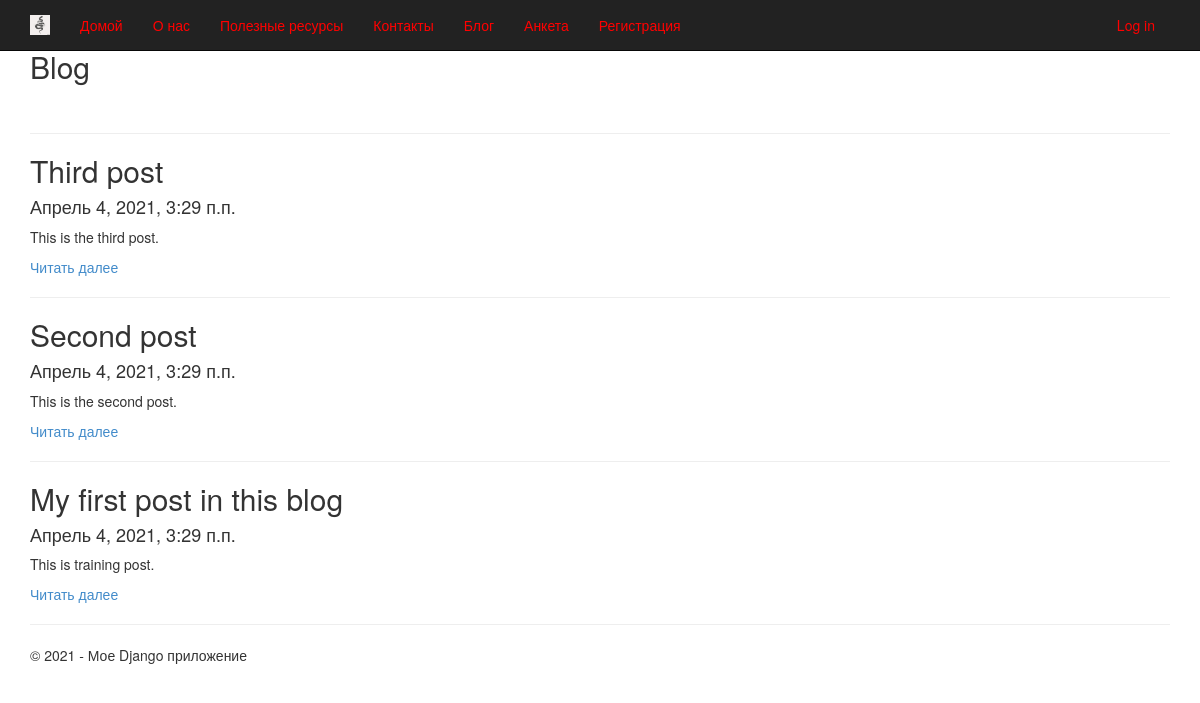
Page /blog on the committed database.
### app/models.py (models this page shows, shortened)
class Blog(models.Model):
    title = models.CharField(max_length=100, unique_for_date='posted', verbose_name='Article')
    description = models.TextField(verbose_name='Synopsis') # Synopsis = short description
    content = models.TextField(verbose_name='Full description')
    posted = models.DateTimeField(default=datetime.now(), db_index=True, verbose_name='Publicated')
    author = models.ForeignKey(User, null=True, blank=True, on_delete = models.SET_NULL, verbose_name = "Author")
    class Meta:
        db_table = 'Posts'                  # name of the DB table
        ordering = ['-posted']              # order of sort data in model ("-" - descending)
        verbose_name = 'blog post'          # name that can we see in administration module
        verbose_name_plural = 'blog post'   # for all posts in blog

### app/views.py (the view)
# urls.py: url(r'^blog', app.views.blog, name='blog'),
def blog(request):
    posts = Blog.objects.all()      # query for choose all posts from model
    assert isinstance(request, HttpRequest)
    return render(
        request,
        'app/blog.html',
        {
            'title': 'Blog',
            'posts': posts,             # transfer list of posts in template of web-page
            'year': datetime.now().year,
        }
    )

### app/templates/app/blog.html
﻿{% extends "app/layout.html" %}
{% block content %}
<h2> {{ title }} </h2><br />
{% for post in posts %}
<hr />
<div class="">
    <h2> {{ post.title }} </h2>
    <h4> {{ post.posted }} </h4>
    <p> {{ post.description }} </p>
    <p><a href="{% url 'blogpost' parametr=post.id %}"> Читать далее </a></p>
</div>
{% endfor %}
{% endblock %}

### app/static/app/content/site.css (style rules this page uses)
body { padding-top: 10px; padding-bottom: 10px; }

### rows in the picture
Blog: title "Third post", posted "Апрель 4, 2021, 3:29 п.п.", description "This is the third post."
Blog: title "Second post", posted "Апрель 4, 2021, 3:29 п.п.", description "This is the second post."
Blog: title "My first post in this blog", posted "Апрель 4, 2021, 3:29 п.п.", description "This is training post."

### other values in the picture
{{ title }} "Blog"
